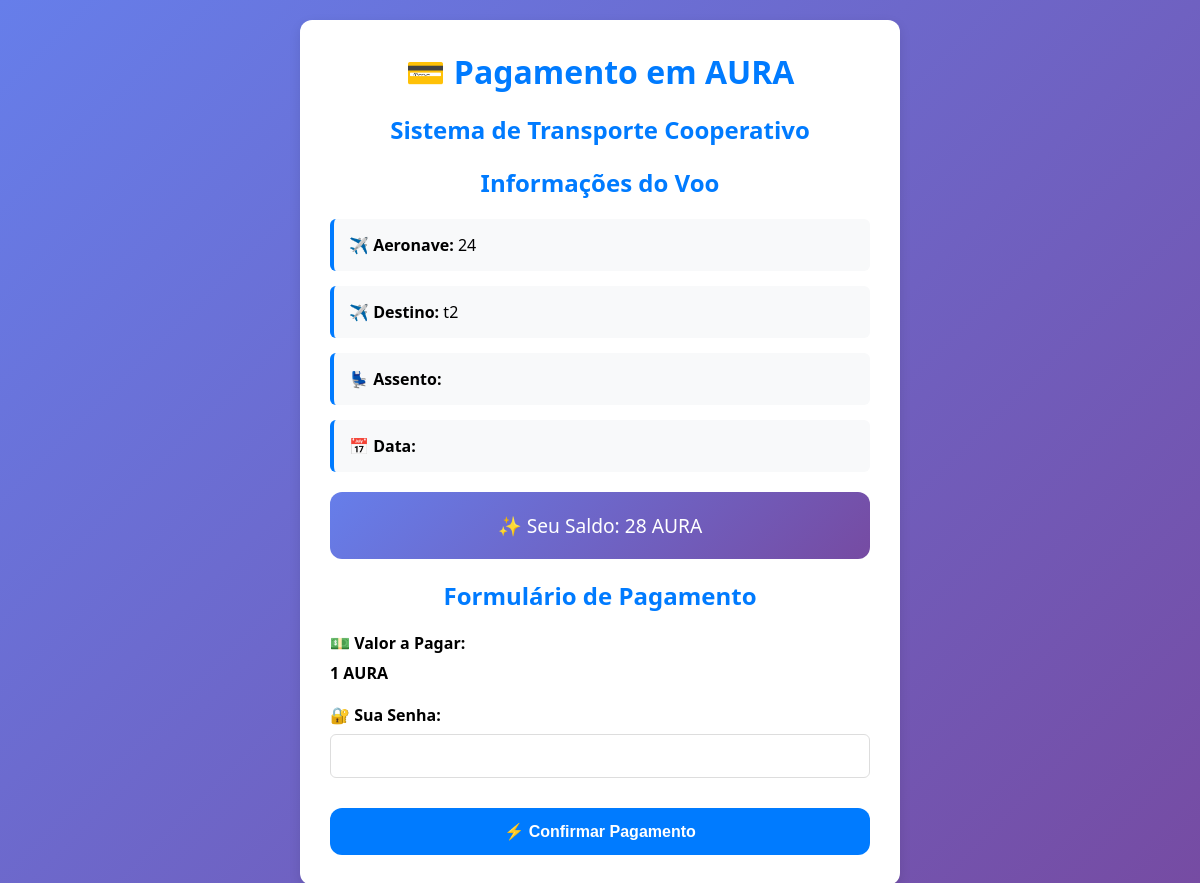
Screenshot of /caronas/pagamento_aura_voo.php?voo_id=24 (signed in) with the database file from the repository.
### tables this page shows
CREATE TABLE `voos` (
  `id` int(11) NOT NULL,
  `destino` varchar(255) NOT NULL,
  `username` varchar(100) NOT NULL,
  `preco` decimal(20,9) DEFAULT NULL,
  `metamask` varchar(42) NOT NULL,
  `horario` time NOT NULL,
  `origem` varchar(100) NOT NULL,
  `datas_permitidas` text NOT NULL,
  `telefone` varchar(20) NOT NULL
);

CREATE TABLE `identificacao_odonto2` (
  `id` int(11) NOT NULL,
  `username` varchar(100) NOT NULL,
  `documento` char(11) NOT NULL,
  `caixa_postal` varchar(100) NOT NULL,
  `data_criacao` datetime DEFAULT current_timestamp(),
  `telefone` varchar(20) NOT NULL,
  `orcid` varchar(30) DEFAULT NULL,
  `foto_perfil` varchar(255) DEFAULT NULL,
  `saldo_total` decimal(15,2) NOT NULL DEFAULT 0.00,
  `assinantenv3` tinyint(1) DEFAULT 0,
  `assinante_compact` tinyint(1) NOT NULL DEFAULT 0,
  `tipo_caixa` enum('PADRAO','CP','IOTA','FAROLQR') DEFAULT 'PADRAO',
  `data_assinatura` datetime DEFAULT NULL,
  `complemento` varchar(255) DEFAULT NULL,
  `saldo_devedor` decimal(10,2) NOT NULL DEFAULT 0.00,
  `data_emprestimo` date DEFAULT NULL
);

### caronas/pagamento_aura_voo.php (the view, shortened to what this page needs)
<?php
$usuario = $_SESSION["username_odonto2"];
$mensagem = "";
$comprovante = null;
$voo_id = isset($_GET['voo_id']) ? intval($_GET['voo_id']) : null;
$assento = isset($_GET['assento']) ? htmlspecialchars($_GET['assento']) : null;
$data_reserva = isset($_GET['data_reserva']) ? htmlspecialchars($_GET['data_reserva']) : null;
$conn = new mysqli("127.0.0.1", "u839226731_cztuap", "Meu6595869Trator", "u839226731_meutrator");
$conn->set_charset("utf8mb4");
$stmtUser = $conn->prepare("SELECT documento, caixa_postal, saldo_total FROM identificacao_odonto2 WHERE username = ? LIMIT 1");
$stmtUser->bind_param("s", $usuario);
$stmtUser->execute();
$resUser = $stmtUser->get_result();
$userData = $resUser->fetch_assoc();
$saldoAura = $userData["saldo_total"] ?? 0;
if ($voo_id) {
    $stmtVoo = $conn->prepare("SELECT id, destino, preco, metamask FROM voos WHERE id = ?");
    $stmtVoo->bind_param("i", $voo_id);
    $stmtVoo->execute();
    $resVoo = $stmtVoo->get_result();
    $vooData = $resVoo->fetch_assoc();
} else {
    $mensagem = "⚠️ ID do voo não fornecido!";
}
?>
<!DOCTYPE html>
<html lang="pt-BR">
<head>
</head>
<body>
    <div class="container" role="main">
        <h1>💳 Pagamento em AURA</h1>
        <h2>Sistema de Transporte Cooperativo</h2>
        <?php if ($vooData): ?>
            <section aria-labelledby="info-voo">
                <h2 id="info-voo">Informações do Voo</h2>
                <div class="info-box">
                    <strong>✈️ Aeronave:</strong> <?= htmlspecialchars($vooData['id']) ?>
                </div>
                <div class="info-box">
                    <strong>✈️ Destino:</strong> <?= htmlspecialchars($vooData['destino']) ?>
                </div>
                <div class="info-box">
                    <strong>💺 Assento:</strong> <?= htmlspecialchars($assento) ?>
                </div>
                <div class="info-box">
                    <strong>📅 Data:</strong> <?= htmlspecialchars($data_reserva) ?>
                </div>
                <div class="saldo" aria-live="polite">
                    ✨ Seu Saldo: <?= number_format($saldoAura, 0, ',', '.') ?> AURA
                </div>
            </section>
            <?php if (!$comprovante): ?>
                <form method="POST" aria-labelledby="form-pagamento">
                    <h2 id="form-pagamento">Formulário de Pagamento</h2>
                    <div class="form-group">
                        <label for="valor_pagar">💵 Valor a Pagar:</label>
                        <p id="valor_pagar"><strong><?= number_format($vooData['preco'], 0, ',', '.') ?> AURA</strong></p>
                    </div>
                    <div class="form-group">
                        <label for="senha_usuario">🔐 Sua Senha:</label>
                        <input type="password" id="senha_usuario" name="senha_usuario" required aria-required="true">
                    </div>
                    <button type="submit" aria-label="Confirmar pagamento em AURA">⚡ Confirmar Pagamento</button>
                </form>
            <?php endif; ?>
        <?php else: ?>
            <div class="mensagem erro" role="alert"><?= htmlspecialchars($mensagem) ?></div>
        <?php endif; ?>
    </div>
</body>
</html>

### caronas/pagamento_aura_voo.php (style rules this page uses)
:root { --bg-color: #f0f4f8; --card-color: #ffffff; --accent-color: #007bff; --accent-hover: #0056b3; --success-color: #28a745; --text-color: #333; --radius: 12px; --shadow: 0 4px 12px rgba(0, 0, 0, 0.1); }
* { box-sizing: border-box; margin: 0; padding: 0; }
body { font-family: 'Segoe UI', Roboto, sans-serif; background: linear-gradient(135deg, #667eea 0%, #764ba2 100%); min-height: 100vh; padding: 20px; display: flex; justify-content: center; align-items: flex-start; }
.container { max-width: 600px; width: 100%; background-color: var(--card-color); border-radius: var(--radius); box-shadow: var(--shadow); padding: 30px; }
h1, h2 { color: var(--accent-color); margin-bottom: 20px; text-align: center; }
.info-box { background: #f8f9fa; border-left: 4px solid var(--accent-color); padding: 15px; margin: 15px 0; border-radius: 6px; }
.saldo { background: linear-gradient(135deg, #667eea 0%, #764ba2 100%); color: white; padding: 20px; border-radius: var(--radius); text-align: center; font-size: 1.2rem; margin: 20px 0; }
form { margin-top: 20px; }
.form-group { margin-bottom: 20px; }
label { display: block; margin-bottom: 8px; font-weight: 600; }
input[type="password"] { width: 100%; padding: 12px; border: 1px solid #ddd; border-radius: 6px; font-size: 1rem; }
button { width: 100%; background-color: var(--accent-color); color: white; border: none; padding: 14px; border-radius: var(--radius); font-size: 1rem; font-weight: bold; cursor: pointer; transition: background-color 0.3s; margin-top: 10px; }

### rows the page displays
voos: id "24", destino "t2", preco "1"
identificacao_odonto2: saldo_total "28"
